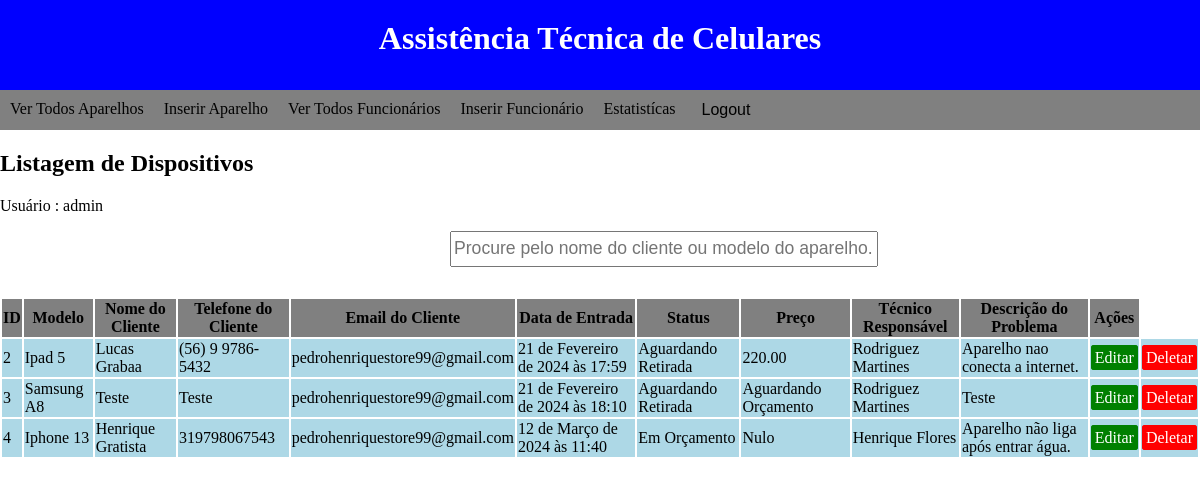
Page /list_devices/ (signed in) on the earlier database version.
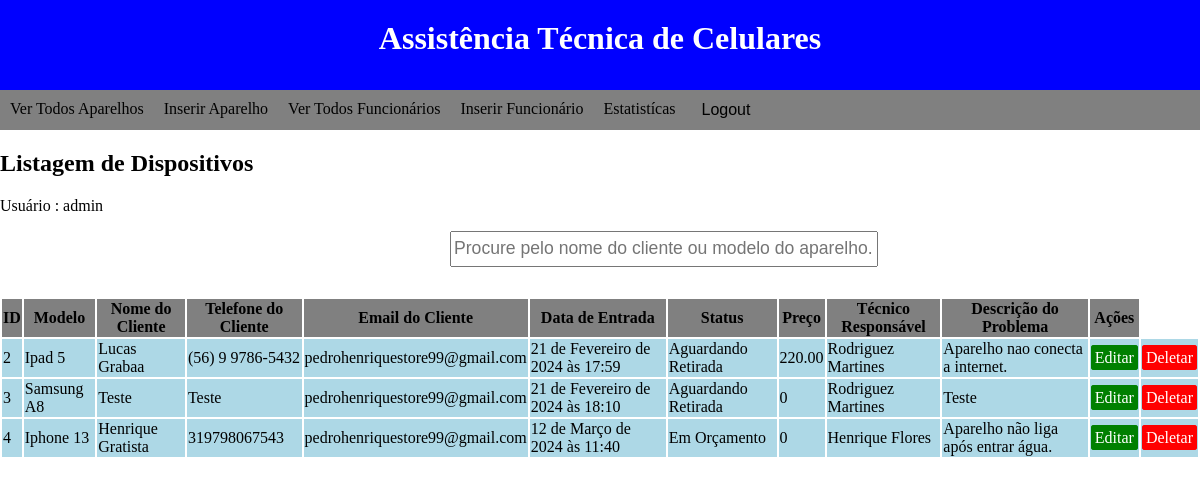
Same page on the later database version.
### devices/models.py (models this page shows)
class Devices(models.Model):
    model = models.CharField(max_length=100)
    client_name = models.CharField(max_length=100)
    client_phone = models.CharField(max_length=30)
    client_email = models.EmailField()
    entry_date = models.DateTimeField(
        auto_now_add=True
    )  # Adiciona automaticamente data e hora de entrada do aparelho
    status = models.CharField(choices=STATUS, max_length=50)
    repair_price = models.CharField(default="Aguardando Orçamento", max_length=100)
    technician = models.ForeignKey(Technicals, on_delete=models.PROTECT, related_name='devices_technicals')
    problem_description = models.TextField()

### technicals/models.py (models this page shows)
class Technicals(models.Model):
    name = models.CharField(max_length=100)
    cpf = models.CharField(max_length=20)
    email = models.EmailField()
    admission_date = models.DateField()
    salary = models.FloatField()
    employee_position = models.CharField(choices=EMPLOYEES_POSITIONS, max_length=100)
    phone_number = models.CharField(default="Não Informado", max_length=20)
    def __str__(self):
        return self.name

### devices/views.py (the view)
# urls.py: path("list_devices/", ListDevicesView.as_view(), name='list_devices'),
class ListDevicesView(LoginRequiredMixin, ListView):
    template_name = "list_devices.html"
    model = Devices
    def get_queryset(self):
        queryset = super().get_queryset()
        search = self.request.GET.get('search', '')
        queryset = queryset.filter(Q(client_name__icontains=search) | Q(model__icontains=search))
        return queryset

### devices/templates/list_devices.html
{% extends 'base.html' %}
{% load static %}
{% block styles %}
    <link rel="stylesheet" type="text/css" href="{% static 'css/base.css' %}">
    <link rel="stylesheet" type="text/css" href="{% static 'css/list_devices.css' %}">
{% endblock %}
{% block content %}
    <h2>Listagem de Dispositivos</h2>
    <p>Usuário : {{ request.user }}</p>
    <form class="search_form" method="get">
        <input name="search" placeholder="Procure pelo nome do cliente ou modelo do aparelho...">
    </form>
    <table>
        <thead>
            <tr>
                <th>ID</th>
                <th>Modelo</th>
                <th>Nome do Cliente</th>
                <th>Telefone do Cliente</th>
                <th>Email do Cliente</th>
                <th>Data de Entrada</th>
                <th>Status</th>
                <th>Preço</th>
                <th>Técnico Responsável</th>
                <th>Descrição do Problema</th>
                <th>Ações</th>
            </tr>
        </thead>
        <tbody>
            {% for device in object_list %}
                <tr>
                    <td>{{ device.id }}</td>
                    <td>{{ device.model}}</td>
                    <td>{{ device.client_name}}</td>
                    <td>{{ device.client_phone }}</td>
                    <td>{{ device.client_email }}</td>
                    <td>{{ device.entry_date }}</td>
                    <td>{{ device.status }}</td>
                    <td>{{ device.repair_price }}</td>
                    <td>{{ device.technician }}</td>
                    <td>{{ device.problem_description }}</td>
                    <td><a href="{% url 'update_device' device.pk %}" class="edit-btn">Editar</a></td>
                    <td><a href="{% url 'delete_device' device.pk %}" class="delete-btn">Deletar</a></td>
                </tr>
            {% endfor %}
        </tbody>
    </table>
{% endblock %}

Differences in the rows shown:
changed Devices "Samsung A8": repair_price "Aguardando Orçamento" → "0"
changed Devices "Iphone 13": repair_price "Nulo" → "0"
